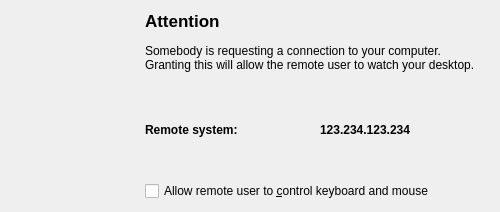
<ui version="4.0" >
 <class>ConnectionWidget</class>
 <widget class="QWidget" name="ConnectionWidget" >
  <property name="geometry" >
   <rect>
    <x>0</x>
    <y>0</y>
    <width>500</width>
    <height>212</height>
   </rect>
  </property>
  <layout class="QHBoxLayout" >
   <item>
    <widget class="QLabel" name="pixmapLabel" >
     <property name="sizePolicy" >
      <sizepolicy vsizetype="Fixed" hsizetype="Fixed" >
       <horstretch>0</horstretch>
       <verstretch>0</verstretch>
      </sizepolicy>
     </property>
     <property name="minimumSize" >
      <size>
       <width>128</width>
       <height>128</height>
      </size>
     </property>
    </widget>
   </item>
   <item>
    <layout class="QVBoxLayout" >
     <item>
      <widget class="QLabel" name="TextLabel5" >
       <property name="sizePolicy" >
        <sizepolicy vsizetype="Fixed" hsizetype="Minimum" >
         <horstretch>0</horstretch>
         <verstretch>0</verstretch>
        </sizepolicy>
       </property>
       <property name="font" >
        <font>
         <pointsize>13</pointsize>
         <weight>75</weight>
         <bold>true</bold>
        </font>
       </property>
       <property name="text" >
        <string>Attention</string>
       </property>
       <property name="wordWrap" >
        <bool>false</bool>
       </property>
       <property name="indent" >
        <number>0</number>
       </property>
      </widget>
     </item>
     <item>
      <widget class="QLabel" name="mainTextLabel" >
       <property name="sizePolicy" >
        <sizepolicy vsizetype="Fixed" hsizetype="Preferred" >
         <horstretch>0</horstretch>
         <verstretch>0</verstretch>
        </sizepolicy>
       </property>
       <property name="lineWidth" >
        <number>-1</number>
       </property>
       <property name="midLineWidth" >
        <number>5</number>
       </property>
       <property name="text" >
        <string>Somebody is requesting a connection to your computer. Granting this will allow the remote user to watch your desktop. </string>
       </property>
       <property name="textFormat" >
        <enum>Qt::AutoText</enum>
       </property>
       <property name="alignment" >
        <set>Qt::AlignLeading|Qt::AlignLeft|Qt::AlignVCenter</set>
       </property>
       <property name="wordWrap" >
        <bool>true</bool>
       </property>
       <property name="margin" >
        <number>0</number>
       </property>
       <property name="indent" >
        <number>0</number>
       </property>
      </widget>
     </item>
     <item>
      <layout class="QHBoxLayout" >
       <item>
        <widget class="QLabel" name="TextLabel1" >
         <property name="font" >
          <font>
           <weight>75</weight>
           <bold>true</bold>
          </font>
         </property>
         <property name="text" >
          <string>Remote system:</string>
         </property>
         <property name="wordWrap" >
          <bool>false</bool>
         </property>
        </widget>
       </item>
       <item>
        <widget class="QLabel" name="remoteHost" >
         <property name="font" >
          <font>
           <weight>75</weight>
           <bold>true</bold>
          </font>
         </property>
         <property name="text" >
          <string>123.234.123.234</string>
         </property>
         <property name="wordWrap" >
          <bool>false</bool>
         </property>
        </widget>
       </item>
      </layout>
     </item>
     <item>
      <widget class="QCheckBox" name="cbAllowRemoteControl" >
       <property name="sizePolicy" >
        <sizepolicy vsizetype="Fixed" hsizetype="Minimum" >
         <horstretch>0</horstretch>
         <verstretch>0</verstretch>
        </sizepolicy>
       </property>
       <property name="whatsThis" >
        <string>If you turn this option on, the remote user can enter keystrokes and use your mouse pointer. This gives them full control over your computer, so be careful. When the option is disabled the remote user can only watch your screen.</string>
       </property>
       <property name="text" >
        <string>Allow remote user to &amp;control keyboard and mouse</string>
       </property>
      </widget>
     </item>
    </layout>
   </item>
  </layout>
 </widget>
 <layoutdefault spacing="6" margin="11" />
  <resources/>
 <connections/>
</ui>
